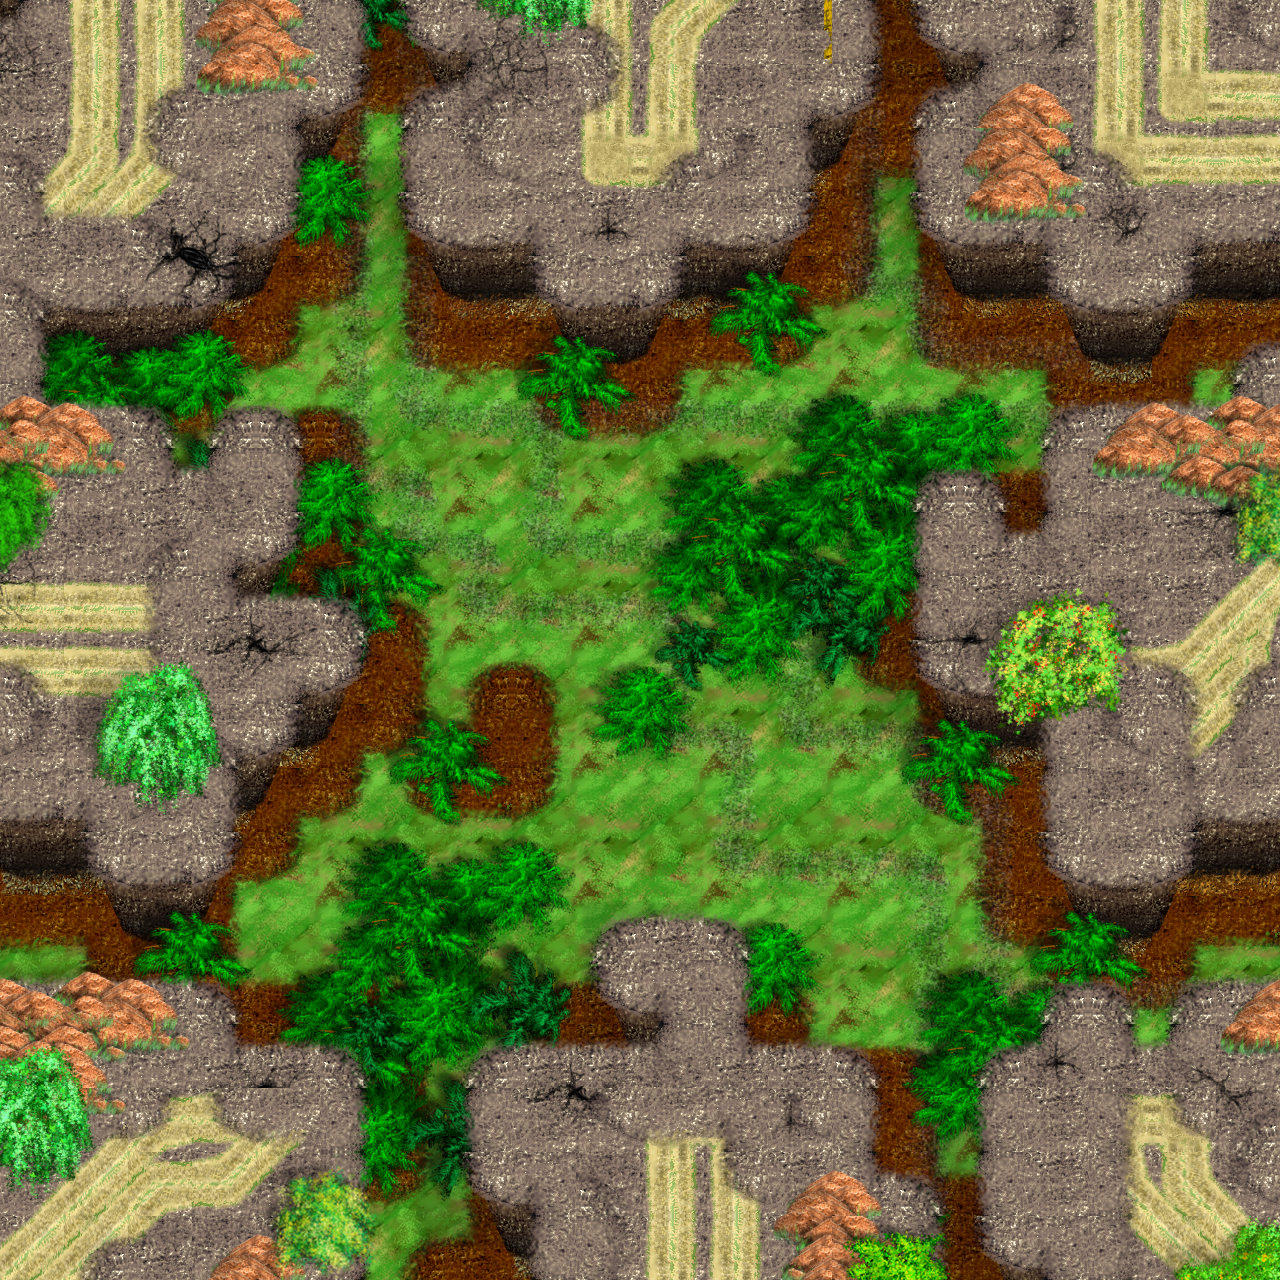

The image is a tile-based game level rendered from a .tmx file. Its description and source (layers, tilesets, objects; grid data summarised) follow:
An orthogonal 20x20 tile map with 64x64 px tiles, 19 tile layers (Layer 1, mountains 3, dirt, terrain, ...), 9 tilesets.

<map version="0.99b" orientation="orthogonal" width="20" height="20" tilewidth="64" tileheight="64">
	<properties>
		<property name="config:map.default-impassability" value="int:100" />
		<property name="object:ctf-base:ctf-base-green:1" value="638,1152,1990" />
		<property name="object:ctf-base:ctf-base-red:1" value="580,-2,1990" />
		<property name="object:dispersion-bullets-item:dispersion-bullets-item:19" value="181,91,2150" />
		<property name="object:dispersion-bullets-item:dispersion-bullets-item:20" value="750,14,2180" />
		<property name="object:dispersion-bullets-item:dispersion-bullets-item:21" value="1222,-2,2150" />
		<property name="object:dispersion-bullets-item:dispersion-bullets-item:22" value="1068,486,2150" />
		<property name="object:dispersion-bullets-item:dispersion-bullets-item:23" value="1185,1039,2180" />
		<property name="object:dispersion-bullets-item:dispersion-bullets-item:24" value="773,1084,2180" />
		<property name="object:dispersion-bullets-item:dispersion-bullets-item:25" value="130,1050,2180" />
		<property name="object:dispersion-bullets-item:dispersion-bullets-item:26" value="155,755,2180" />
		<property name="object:dumb-missiles-item:dumb-missiles-item:4" value="648,306" />
		<property name="object:dumb-missiles-item:dumb-missiles-item:5" value="1008,796,120" />
		<property name="object:guided-missiles-item:guided-missiles-item:10" value="20,169,2150" />
		<property name="object:guided-missiles-item:guided-missiles-item:11" value="513,34,2180" />
		<property name="object:guided-missiles-item:guided-missiles-item:12" value="1073,13,2180" />
		<property name="object:guided-missiles-item:guided-missiles-item:13" value="1207,719,2140" />
		<property name="object:guided-missiles-item:guided-missiles-item:14" value="1067,1214,2180" />
		<property name="object:guided-missiles-item:guided-missiles-item:15" value="673,1028,2180" />
		<property name="object:guided-missiles-item:guided-missiles-item:16" value="260,1146,2180" />
		<property name="object:guided-missiles-item:guided-missiles-item:17" value="221,456,2180" />
		<property name="object:heal:heal:3" value="211,833,120" />
		<property name="object:heal:heal:4" value="785,171,150" />
		<property name="object:machinegunner-item:machinegunner-item:11" value="-1,18,2180" />
		<property name="object:machinegunner-item:machinegunner-item:12" value="708,156,2180" />
		<property name="object:machinegunner-item:machinegunner-item:13" value="1199,165,2180" />
		<property name="object:machinegunner-item:machinegunner-item:14" value="1234,1149,2150" />
		<property name="object:machinegunner-item:machinegunner-item:15" value="557,1200,2180" />
		<property name="object:machinegunner-item:machinegunner-item:16" value="140,1209,2180" />
		<property name="object:machinegunner-item:machinegunner-item:17" value="23,718,2180" />
		<property name="object:machinegunner-item:machinegunner-item:5" value="1161,521" />
		<property name="object:megaheal:megaheal:1" value="579,652,120" />
		<property name="object:mines-item:mines-item:11" value="275,550,120" />
		<property name="object:mines-item:mines-item:12" value="748,1010,120" />
		<property name="object:nuke-missiles-item:nuke-missiles-item:10" value="1214,898,150" />
		<property name="object:nuke-missiles-item:nuke-missiles-item:11" value="408,1229,140" />
		<property name="object:nuke-missiles-item:nuke-missiles-item:12" value="143,415,120" />
		<property name="object:nuke-missiles-item:nuke-missiles-item:13" value="888,5,150" />
		<property name="object:static-launcher:green-launcher:1" value="1212,317/4" />
		<property name="object:static-mortar:green-mortar:1" value="26,907" />
		<property name="object:static-shilka:green-shilka:1" value="919,1204/2" />
		<property name="object:static-tank:green-tank:1" value="340,58/6" />
		<property name="object:stun-missiles-item:stun-missiles-item:11" value="1132,998,150" />
		<property name="object:stun-missiles-item:stun-missiles-item:12" value="256,213,120" />
		<property name="object:teleport(a)(a)(a):teleport:1" value="214,296,-5" />
		<property name="object:teleport(a)(a):teleport:1" value="152,222,1639" />
		<property name="object:teleport(b)(b):teleport:3" value="571,217,1639" />
		<property name="object:teleport(b)(b):teleport:4" value="578,381,-5" />
		<property name="object:teleport(c)(c):teleport:1" value="998,306,-5" />
		<property name="object:teleport(c):teleport:1" value="1094,210,1600" />
		<property name="object:teleport(d)(d):teleport:1" value="941,596,1649" />
		<property name="object:teleport(d):teleport:1" value="860,665,-5" />
		<property name="object:teleport(e):teleport:13" value="1048,1027,1650" />
		<property name="object:teleport(e):teleport:14" value="977,997,-5" />
		<property name="object:teleport(f)(f):teleport:1" value="562,999,-5" />
		<property name="object:teleport(f):teleport:1" value="542,1072,1650" />
		<property name="object:teleport(g)(g):teleport:1" value="212,1008,-5" />
		<property name="object:teleport(g):teleport:1" value="230,1063,1650" />
		<property name="object:teleport(h)(h):teleport:1" value="229,614,1649" />
		<property name="object:teleport(h):teleport:1" value="338,685,-5" />
		<property name="object:thrower-item:thrower-item:10" value="435,148,2180" />
		<property name="object:thrower-item:thrower-item:11" value="996,-5,2180" />
		<property name="object:thrower-item:thrower-item:12" value="1087,778,2180" />
		<property name="object:thrower-item:thrower-item:13" value="1001,1113,2180" />
		<property name="object:thrower-item:thrower-item:14" value="670,937,2180" />
		<property name="object:thrower-item:thrower-item:15" value="-1,1157,2180" />
		<property name="object:thrower-item:thrower-item:16" value="68,481,2180" />
		<property name="object:thrower-item:thrower-item:9" value="-20,237,2150" />
		<property name="spawn:10" value="@0,10,2000" />
		<property name="spawn:11" value="@0,19,2000" />
		<property name="spawn:12" value="@9,19,2000" />
		<property name="spawn:13" value="@19,19,2000" />
		<property name="spawn:14" value="@19,10,2000" />
		<property name="spawn:15" value="@19,0,2000" />
		<property name="spawn:16" value="@9,0,2000" />
		<property name="spawn:9" value="@0,0,2000" />
	</properties>
	<tileset name="terrains" firstgid="1" tilewidth="64" tileheight="64">
		<image source="../tilesets/terrains.png" />
	</tileset>
	<tileset name="fences" firstgid="231" tilewidth="64" tileheight="64">
		<image source="../tilesets/fences.png" />
	</tileset>
	<tileset name="trees" firstgid="431" tilewidth="64" tileheight="64">
		<image source="../tilesets/trees.png" />
	</tileset>
	<tileset name="destruction" firstgid="551" tilewidth="64" tileheight="64">
		<image source="../tilesets/destruction.png" />
	</tileset>
	<tileset name="houses" firstgid="621" tilewidth="64" tileheight="64">
		<image source="../tilesets/houses.png" />
	</tileset>
	<tileset name="roads" firstgid="801" tilewidth="64" tileheight="64">
		<image source="../tilesets/roads.png" />
	</tileset>
	<tileset name="destroyed_houses" firstgid="911" tilewidth="64" tileheight="64">
		<image source="../tilesets/destroyed_houses.png" />
	</tileset>
	<tileset name="objects" firstgid="1031" tilewidth="64" tileheight="64">
		<image source="../tilesets/objects.png" />
	</tileset>
	<tileset name="shadows" firstgid="1121" tilewidth="64" tileheight="64">
		<image source="../tilesets/shadows.png" />
	</tileset>
	<layer name="Layer 1" width="20" height="20">
		<properties>
			<property name="impassability" value="40" />
			<property name="z" value="-1000" />
		</properties>
		<data>[400 cells, 400 non-empty, 4 distinct tile ids]</data>
	</layer>
	<layer name="mountains 3" width="20" height="20">
		<properties>
			<property name="impassability" value="100" />
		</properties>
		<data>[400 cells, 218 non-empty, 14 distinct tile ids]</data>
	</layer>
	<layer name="dirt" width="20" height="20">
		<data>[400 cells, 237 non-empty, 18 distinct tile ids]</data>
	</layer>
	<layer name="terrain" width="20" height="20">
		<data>[400 cells, 97 non-empty, 15 distinct tile ids]</data>
	</layer>
	<layer name="terrain deatils" width="20" height="20">
		<properties>
			<property name="z" value="200" />
		</properties>
		<data>[400 cells, 0 non-empty, 0 distinct tile ids]</data>
	</layer>
	<layer name="trees" width="20" height="20">
		<data>[400 cells, 44 non-empty, 24 distinct tile ids]</data>
	</layer>
	<layer name="shadows" width="20" height="20">
		<data>[400 cells, 63 non-empty, 14 distinct tile ids]</data>
	</layer>
	<layer name="trees2" width="20" height="20">
		<properties>
			<property name="z" value="500" />
		</properties>
		<data>[400 cells, 70 non-empty, 22 distinct tile ids]</data>
	</layer>
	<layer name="mountains" width="20" height="20">
		<properties>
			<property name="impassability" value="100" />
		</properties>
		<data>[400 cells, 109 non-empty, 8 distinct tile ids]</data>
	</layer>
	<layer name="mountains 2" width="20" height="20">
		<properties>
			<property name="impassability" value="100" />
		</properties>
		<data>[400 cells, 18 non-empty, 6 distinct tile ids]</data>
	</layer>
	<layer name="trees 3" width="20" height="20">
		<data>[400 cells, 34 non-empty, 12 distinct tile ids]</data>
	</layer>
	<layer name="passable terrains" width="20" height="20">
		<properties>
			<property name="impassability" value="40" />
			<property name="z" value="1500" />
		</properties>
		<data>[400 cells, 253 non-empty, 18 distinct tile ids]</data>
	</layer>
	<layer name="Layer 13" width="20" height="20">
		<data>[400 cells, 253 non-empty, 18 distinct tile ids]</data>
	</layer>
	<layer name="road top" width="20" height="20">
		<data>[400 cells, 55 non-empty, 19 distinct tile ids]</data>
	</layer>
	<layer name="road top 2" width="20" height="20">
		<data>[400 cells, 26 non-empty, 15 distinct tile ids]</data>
	</layer>
	<layer name="terrain details" width="20" height="20">
		<data>[400 cells, 43 non-empty, 23 distinct tile ids]</data>
	</layer>
	<layer name="dirt details top" width="20" height="20">
		<data>[400 cells, 57 non-empty, 13 distinct tile ids]</data>
	</layer>
	<layer name="rocks" width="20" height="20">
		<properties>
			<property name="impassability" value="100" />
			<property name="z" value="2250" />
		</properties>
		<data>[400 cells, 37 non-empty, 15 distinct tile ids]</data>
	</layer>
	<layer name="trees4" width="20" height="20">
		<data>[400 cells, 39 non-empty, 28 distinct tile ids]</data>
	</layer>
</map>
